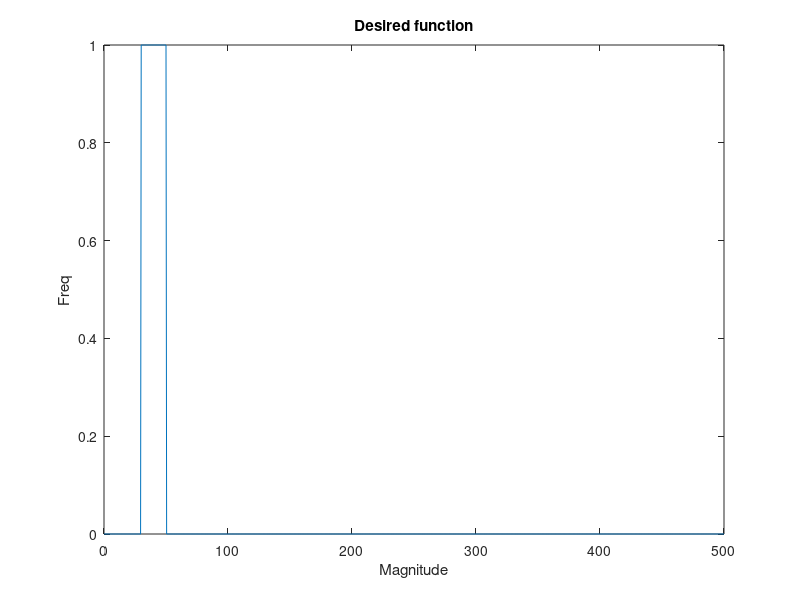

Here is the MATLAB script that generated this plot: (Note: this script raises an error after producing the figure.)
%%%%%%%%%%%%%%%%%%%%%%%%%%%%%%%%%%%%%%%
% Filter tutorial
%%%%%%%%%%%%%%%%%%%%%%%%%%%%%%%%%%%%%%%
clear all
% Creating a filter using Yulewalk -- it will approximate a filter given
% a band up to the order you specify.
Fs = 1000; % sampling frequency
FiltOrder = 10;

Ripple = 1; % I don't understand this parameter (cheby1 filter parameter)
Nq = Fs/2; % 1/2 the sampling freq.
lower_cutoff_Hz = 30; % in fq
upper_cutoff_Hz = 50; % in fq
lower_cutoff_Nq = lower_cutoff_Hz/Nq % Convert to Niquist. All matlab routines require this. 
upper_cutoff_Nq = upper_cutoff_Hz/Nq
F = 0:.001:1;
M = zeros(size(F));
idx_low = find(F>=lower_cutoff_Nq);
idx_high = find(F>=upper_cutoff_Nq);
idx_low = idx_low(1);
idx_high = idx_high(1);
%%%%%%%%%%%%%%%%%%%%%%%%%%%%%%%%%%%%%%
% I want to have a square band pass around the low and high bands
%%%%%%%%%%%%%%%%%%%%%%%%%%%%%%%%%%%%%%
M(idx_low:idx_high) = 1;
figure;
plot (F*Nq,M)
title('Desired function')
ylabel('Freq')
xlabel('Magnitude')
% Create the filter
[Yb,Ya] = yulewalk(FiltOrder, F,M); % This is best for MULTI-Band (more than one band) filters.
[Bb,Ba] = butter(FiltOrder, [lower_cutoff_Nq upper_cutoff_Nq]); % use 'stop' for bandstop.
[Cb,Ca] = cheby1(FiltOrder, Ripple,[lower_cutoff_Nq upper_cutoff_Nq]);

%%%%%%%%%%%%%%%%%%%%%%%%%%%%%%%%%%%%%%
% Show it's response propertiess
%%%%%%%%%%%%%%%%%%%%%%%%%%%%%%%%%%%%%%
hold on
Yfr = freqz(Yb,Ya,256); % h = the frequency response. I really don't understand the 256 part.
Bfr = freqz(Bb,Ba,256); % h = the frequency response. I really don't understand the 256 part.
Cfr = freqz(Cb,Ca,256); % h = the frequency response. I really don't understand the 256 part.
%%%%%%%%%%%%%%%%%%%%%%%%%%%%%%%%%%%%%%
% Normalize
%%%%%%%%%%%%%%%%%%%%%%%%%%%%%%%%%%%%%%
Yfr = abs(Yfr)/max(abs(Yfr));
Bfr = abs(Bfr)/max(abs(Bfr));
Cfr = abs(Cfr)/max(abs(Cfr));
%%%%%%%%%%%%%%%%%%%%%%%%%%%%%%%%%%%%%%
% For some reason, h is sinusoidal so you need to take the abs to get the tuning response.
%%%%%%%%%%%%%%%%%%%%%%%%%%%%%%%%%%%%%%
hy = linspace(0,1,length(Yfr));
figure
plot (F*Nq,M,hy*Nq,Yfr,hy*Nq,Bfr,hy*Nq,Cfr)
legend('desired','yule','butter','cheby1')
xlabel('Frequency')
title(['Filter Order ' num2str(FiltOrder)])
%%%%%%%%%%%%%%%%%%%%%%%%%%%%%%%%%%%%%%
% How to get a power spectra.
%%%%%%%%%%%%%%%%%%%%%%%%%%%%%%%%%%%%%%
sF = 1000; %Hz
Nq = sF/2;
t = 0:1/sF:50; % time in seconds. 
y = sin(t*(10*2*pi)) + sin(t*(100*2*pi)) + randn(size(t)); % random data oscillating at 10Hz and 100Hz
figure;
subplot(3,1,1)
plot(t,y);
[F,x] = pburg(y,6,sF);
subplot(3,1,2)
plot(x,F); axis tight
subplot(3,1,3)
%%%%%%%%%%%%%%%%%%%%%%%%%%%%%%%%%%%%%%%%%%%%%%%%%%%%%%%%%%%%%%%%
% Critical! IF you want single Hz resolution, then your window size needs to be equal to the
% sampling rate whcih also means that the order has to be equal to the sampling rate.
% It looks ugly with the fake data, but trust me on the real data.
%%%%%%%%%%%%%%%%%%%%%%%%%%%%%%%%%%%%%%%%%%%%%%%%%%%%%%%%%%%%%%%%
[F,Fconf,xF] = psd(x,sF,sF,sF);
plot(xF,F); 
hold on;
plot(xF,Fconf(:,1),'r:'); 
plot(xF,Fconf(:,2),'r:'); 
axis tight
%%%%%%%%%%%%%%%%%%%%%%%%%%%%%%%%%%%%%%
% How to get spectragram
%%%%%%%%%%%%%%%%%%%%%%%%%%%%%%%%%%%%%%
figure
specgram(t,2^10,sF)
%%%%%%%%%%%%%%%%%%%%%%%%%%%%%%%%%%%%%%
% How to run a coherence analysis
%%%%%%%%%%%%%%%%%%%%%%%%%%%%%%%%%%%%%%
